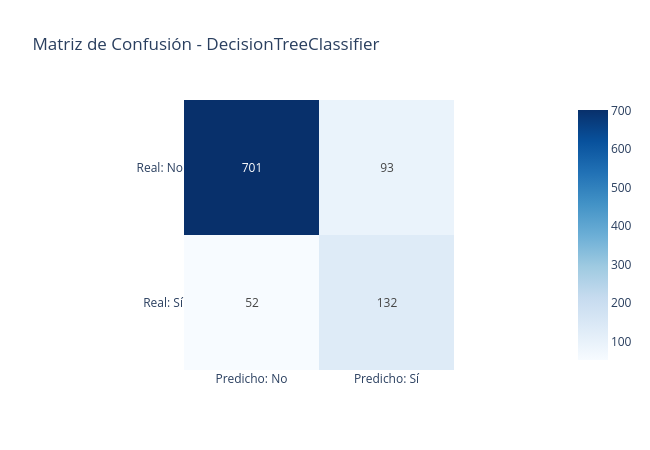

Notebook code cell kept with this figure:
### Markdown cell above
### Evaluación e interpretación del árbol podado

### Code cell
# Reporte, matriz de confusión y curva ROC
reporte(arbol_podado, sel_tree)

### Figure 1 — Plotly figure (JSON) as saved in the notebook; plotly's stock layout.template omitted (floating-point values rounded to 4 significant figures)
{"data": [{"coloraxis": "coloraxis", "hovertemplate": "x: %{x}<br>y: %{y}<br>color: %{z}<extra></extra>", "name": "0", "texttemplate": "%{z}", "type": "heatmap", "x": ["Predicho: No", "Predicho: Sí"], "xaxis": "x", "y": ["Real: No", "Real: Sí"], "yaxis": "y", "z": [[701, 93], [52, 132]]}], "layout": {"coloraxis": {"autocolorscale": false, "colorscale": [[0, "rgb(247,251,255)"], [0.125, "rgb(222,235,247)"], [0.25, "rgb(198,219,239)"], [0.375, "rgb(158,202,225)"], [0.5, "rgb(107,174,214)"], [0.625, "rgb(66,146,198)"], [0.75, "rgb(33,113,181)"], [0.875, "rgb(8,81,156)"], [1, "rgb(8,48,107)"]]}, "height": 450, "title": {"text": "Matriz de Confusión - DecisionTreeClassifier"}, "width": 650, "xaxis": {"anchor": "y", "constrain": "domain", "domain": [0, 1], "scaleanchor": "y"}, "yaxis": {"anchor": "x", "autorange": "reversed", "constrain": "domain", "domain": [0, 1]}}}
